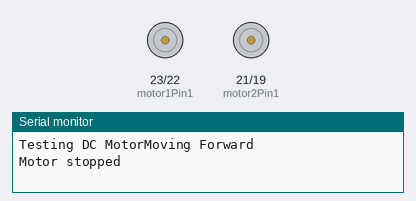
The sketch below on a simulated ESP32. Shown: motor-driver pin pairs drawn as motors (green arrow = first pin HIGH = forward, orange = second pin HIGH = backward, longer = more drive, scaled by the enable pin), the last lines printed to the serial monitor.

Above: at 3.0 s.
At 10.6 s:
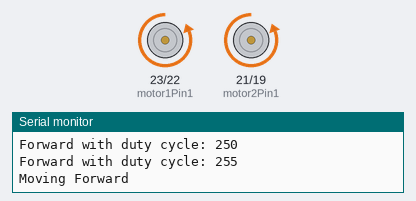
At 13.6 s:
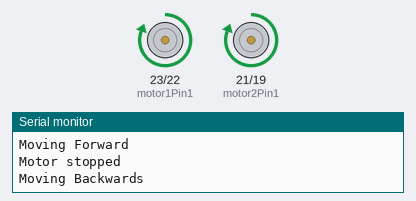
At 16.05 s:
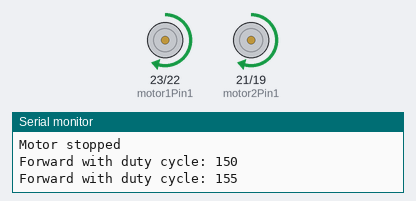
Timing chart, 0 to 16.4 s (numbered marks = the images above):
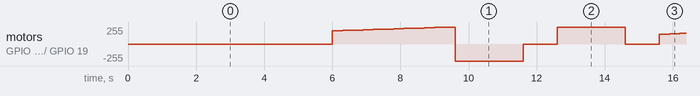

The sketch:

ESP32-DC_Motor-L298N-Speed-Direction.ino
```cpp
/*
  code Program ESP32 for Control DC Motor and L298 Module
  https://randomnerdtutorials.com/esp32-dc-motor-l298n-motor-driver-control-speed-direction/
*/
/*
  int motor1Pin1 = 27;    // Set pin for Motor A
  int motor1Pin2 = 26;
  int enable1Pin = 14;
  int motor2Pin1 = 18;    // Set pin for Motor B
  int motor2Pin2 = 5;
  int enable2Pin = 19;
*/

int motor1Pin1 = 23;    // Set pin for Motor A
int motor1Pin2 = 22;
int enable1Pin = 17;
int motor2Pin1 = 21;    // Set pin for Motor B
int motor2Pin2 = 19;
int enable2Pin = 16;

// Setting PWM properties
const int freq = 500;
const int pwmChannel = 0;
const int pwmChanne2 = 1;
const int resolution = 8;
int dutyCycle = 200;

void setup() {
  // sets the pins as outputs
  pinMode(motor1Pin1, OUTPUT);
  pinMode(motor1Pin2, OUTPUT);
  pinMode(enable1Pin, OUTPUT);
  pinMode(motor2Pin1, OUTPUT);

  pinMode(motor2Pin2, OUTPUT);
  pinMode(enable2Pin, OUTPUT);
  // configure LED PWM functionalitites
  ledcSetup(pwmChannel, freq, resolution);
  // attach the channel to the GPIO to be controlled
  ledcAttachPin(enable1Pin, pwmChannel);
  ledcAttachPin(enable2Pin, pwmChanne2);
  Serial.begin(115200);
  Serial.print("Testing DC Motor");

}
void loop() {
  // Move the DC motor forward at maximum speed
  Serial.println("Moving Forward");
  digitalWrite(motor1Pin1, LOW);
  digitalWrite(motor1Pin2, HIGH);
  digitalWrite(motor2Pin1, LOW);
  digitalWrite(motor2Pin2, HIGH);
  delay(2000);

  // Stop the DC motor
  Serial.println("Motor stopped");
  digitalWrite(motor1Pin1, LOW);
  digitalWrite(motor1Pin2, LOW);
  digitalWrite(motor2Pin1, LOW);
  digitalWrite(motor2Pin2, LOW);
  delay(1000);

  // Move DC motor backwards at maximum speed
  Serial.println("Moving Backwards");
  digitalWrite(motor1Pin1, HIGH);
  digitalWrite(motor1Pin2, LOW);
  digitalWrite(motor2Pin1, HIGH);
  digitalWrite(motor2Pin2, LOW);
  delay(2000);

  // Stop the DC motor
  Serial.println("Motor stopped");
  digitalWrite(motor1Pin1, LOW);
  digitalWrite(motor1Pin2, LOW);
  digitalWrite(motor2Pin1, LOW);
  digitalWrite(motor2Pin2, LOW);
  delay(1000);

  // Move DC motor forward with increasing speed
  digitalWrite(motor1Pin1, HIGH);
  digitalWrite(motor1Pin2, LOW);
  digitalWrite(motor2Pin1, HIGH);
  digitalWrite(motor2Pin2, LOW);

  while (dutyCycle <= 255) {
    ledcWrite(pwmChannel, dutyCycle);
    ledcWrite(pwmChanne2, dutyCycle);
    Serial.print("Forward with duty cycle: ");
    Serial.println(dutyCycle);
    dutyCycle = dutyCycle + 5;
    delay(300);
  }
  dutyCycle = 150;
}
```

Measured:
- by itself, motor on GPIO 23 (motor1Pin1) / GPIO 22 (motor1Pin2), motor on GPIO 21 (motor2Pin1) / GPIO 19 (motor2Pin2): moves between backward 255/255 and forward 255/255, repeating every 12.6 s
